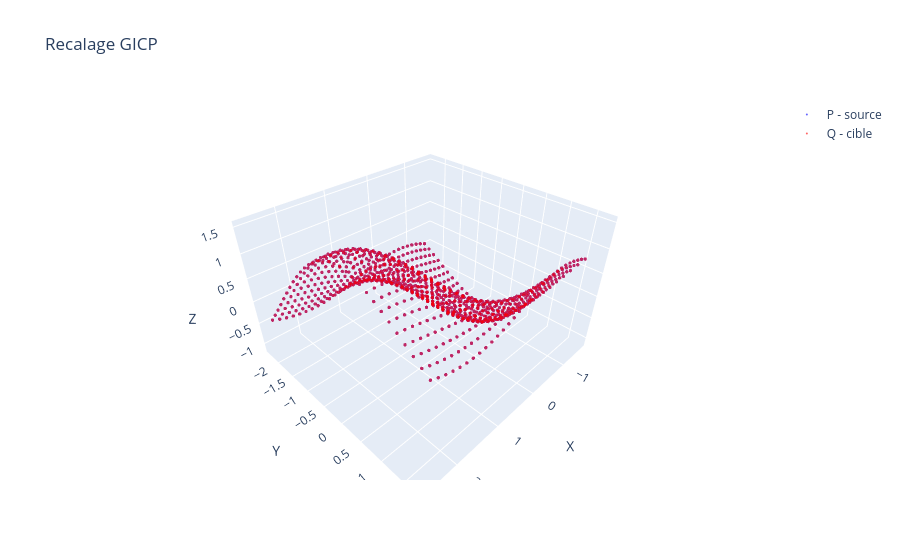

Source (notebook cell):
### Markdown cell above
### Question 3 – GICP (Generalized ICP)

GICP is an advanced variant presented in the lecture. Unlike classic ICP, which minimizes point-to-point distances, GICP uses **Mahalanobis metrics** based on the local covariance matrices of each point, estimated from surface normals. This allows it to better model local geometry and avoid certain local minima.

### Code cell
pcd_s = np2o3d(P_clean); pcd_t = np2o3d(Q_clean)
pcd_s.estimate_normals(o3d.geometry.KDTreeSearchParamKNN(knn=30))
pcd_t.estimate_normals(o3d.geometry.KDTreeSearchParamKNN(knn=30))

t0 = time.time()
res_gicp = o3d.pipelines.registration.registration_generalized_icp(
    pcd_s, pcd_t, threshold, T_init,
    o3d.pipelines.registration.TransformationEstimationForGeneralizedICP())
t_gicp = time.time() - t0

pcd_gicp = np2o3d(P_clean); pcd_gicp.transform(res_gicp.transformation)
Pa_gicp  = np.asarray(pcd_gicp.points)
rmse_gicp = rmse_commun(Pa_gicp, Q_clean)

print(f'GICP Fitness: {res_gicp.fitness:.4f} | Common RMSE: {rmse_gicp:.6f} | Time: {t_gicp:.4f} s')

print(f"""
+--------------------+-----------+-----------+----------+
| Method             | RMSE      | Time (s)  | Fitness  |
+--------------------+-----------+-----------+----------+
| ICP from scratch   | {rmse_scratch:.6f} | {sum(tc):.4f}    |    N/A   |
| Open3D p2p         | {rmse_p2p:.6f} | {t_p2p:.4f}    |  {res_p2p.fitness:.4f}  |
| GICP               | {rmse_gicp:.6f} | {t_gicp:.4f}    |  {res_gicp.fitness:.4f}  |
+--------------------+-----------+-----------+----------+

GICP converges perfectly (RMSE=0) where classic ICP gets stuck
at ~0.14 due to a local minimum. Local covariance allows it to
better handle the surface geometry.
""")

ShowData(Pa_gicp, Q_clean, title='GICP Registration')

### Figure 1 — Plotly figure (JSON) as saved in the notebook; plotly's stock layout.template omitted (floating-point values rounded to 4 significant figures; data arrays with more than 128 entries replaced by an {"elided": "..."} marker saying what was removed)
{"data": [{"marker": {"color": "blue", "opacity": 0.6, "size": 2}, "mode": "markers", "name": "P - source", "type": "scatter3d", "x": {"elided": "900 float values"}, "y": {"elided": "900 float values"}, "z": {"elided": "900 float values"}}, {"marker": {"color": "red", "opacity": 0.6, "size": 2}, "mode": "markers", "name": "Q - cible", "type": "scatter3d", "x": {"elided": "900 float values"}, "y": {"elided": "900 float values"}, "z": {"elided": "900 float values"}}], "layout": {"scene": {"xaxis": {"title": {"text": "X"}}, "yaxis": {"title": {"text": "Y"}}, "zaxis": {"title": {"text": "Z"}}}, "title": {"text": "Recalage GICP"}}}
